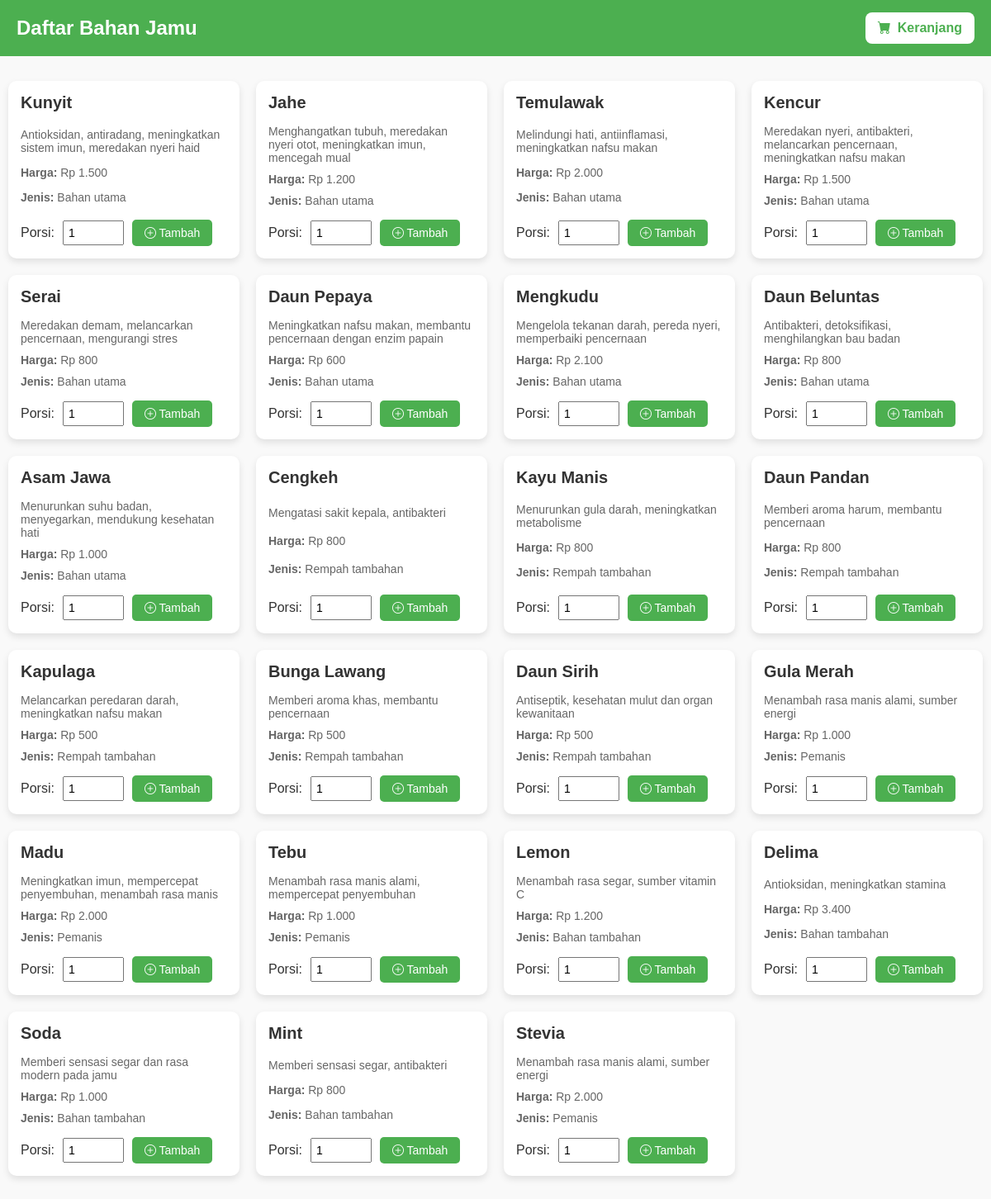
The page / on the database its author committed.
### tables this page shows
CREATE TABLE bahan (
  id INTEGER PRIMARY KEY,
  nama TEXT NOT NULL,
  deskripsi TEXT NOT NULL,
  harga INTEGER NOT NULL,
  jenis TEXT NOT NULL
);

### index.php (called while the page is built, shortened)
<?php
require_once "route.php";
require_once "model/Bahan.php";
get("/", function(){
    $bahan = Bahan::get();
    return include 'views/home.php';
});

### model/Bahan.php (called while the page is built, shortened)
<?php
class Bahan {
    private static function connect()
    {
        $db = new PDO("sqlite:" . __DIR__ . "/../database/database.db");
        $db->setAttribute(PDO::ATTR_ERRMODE, PDO::ERRMODE_EXCEPTION);
        return $db;
    }
    public static function get()
    {
        $db = self::connect();
        $stmt = $db->query("SELECT * FROM bahan");
        return $stmt->fetchAll(PDO::FETCH_ASSOC);
    }
}

### views/home.php (the view, shortened to what this page needs)
<!DOCTYPE html>
<html lang="en">
<head>
    <link href="https://cdn.jsdelivr.net/npm/bootstrap-icons/font/bootstrap-icons.css" rel="stylesheet">
    <link rel="stylesheet" href="../css/home.css">
</head>
<body>
    <header>
        <h1>Daftar Bahan Jamu</h1>
        <a href="/keranjang" class="cart-btn">
            <i class="bi bi-cart-fill"></i> Keranjang
        </a>
    </header>
    <div class="container">
        <?php foreach ($bahan as $b): ?>
            <div class="bahan-card">
                <h2><?= htmlspecialchars($b['nama']); ?></h2>
                <p><?= htmlspecialchars($b['deskripsi']); ?></p>
                <p><strong>Harga:</strong> Rp <?= number_format($b['harga'], 0, ',', '.'); ?></p>
                <p><strong>Jenis:</strong> <?= htmlspecialchars($b['jenis']); ?></p>
                <form action="/keranjang/tambah" method="POST">
                    <label for="porsi">Porsi:</label>
                    <input type="number" name="porsi" id="porsi" value="1" min="1">
                    <button type="submit">
                        <i class="bi bi-plus-circle"></i> Tambah
                    </button>
                </form>
            </div>
        <?php endforeach; ?>
    </div>
</body>
</html>

### route.php (shortened to what this page needs)
<?php
function route($route, $handler){
	$callback = $handler;
	$request_url =  filter_var($_SERVER['REQUEST_URI'], FILTER_SANITIZE_URL);
	$request_url = rtrim($request_url, '/');
	$request_url = strtok($request_url, '?');
	$route_parts = explode('/', $route);
	$request_url_parts = explode('/', $request_url);
	array_shift($route_parts);
	array_shift($request_url_parts);
	if ($route_parts[0] == '' && count($request_url_parts)== 0){
		if(is_callable($callback)){
			call_user_func_array($callback, []);
			exit();
		}
		exit();
	}
	exit();
}
function get($route, $handler){
	if ($_SERVER['REQUEST_METHOD'] == 'GET'){
		route($route, $handler);
	}
}

### css/home.css (style rules this page uses)
body { font-family: Arial, sans-serif; margin: 0; padding: 0; background: #f9f9f9; color: #333; }
header { background-color: #4caf50; color: white; padding: 15px 20px; display: flex; justify-content: space-between; align-items: center; }
header h1 { margin: 0; font-size: 24px; }
.cart-btn { background: white; color: #4caf50; padding: 10px 15px; border-radius: 8px; text-decoration: none; font-weight: bold; display: flex; align-items: center; gap: 8px; transition: 0.3s; }
.container { max-width: 1200px; margin: 20px auto; padding: 10px; display: grid; grid-template-columns: repeat(auto-fit, minmax(250px, 1fr)); gap: 20px; }
.bahan-card { background: white; border-radius: 10px; padding: 15px; box-shadow: 0 4px 8px rgba(0,0,0,0.1); display: flex; flex-direction: column; justify-content: space-between; }
.bahan-card h2 { margin: 0 0 10px; font-size: 20px; color: #333; }
.bahan-card p { margin: 5px 0; font-size: 14px; color: #666; }
form { margin-top: 10px; display: flex; gap: 10px; align-items: center; }
input[type="number"] { width: 60px; padding: 5px; font-size: 14px; }
button { background: #4caf50; color: white; border: none; padding: 8px 15px; border-radius: 5px; cursor: pointer; font-size: 14px; transition: background 0.3s; }

### rows shown on the page
bahan: nama "Kunyit", deskripsi "Antioksidan, antiradang, meningkatkan sistem imun, meredakan nyeri haid", harga "1.500", jenis "Bahan utama"
bahan: nama "Jahe", deskripsi "Menghangatkan tubuh, meredakan nyeri otot, meningkatkan imun, mencegah mual", harga "1.200", jenis "Bahan utama"
bahan: nama "Temulawak", deskripsi "Melindungi hati, antiinflamasi, meningkatkan nafsu makan", harga "2.000", jenis "Bahan utama"
bahan: nama "Kencur", deskripsi "Meredakan nyeri, antibakteri, melancarkan pencernaan, meningkatkan nafsu makan", harga "1.500", jenis "Bahan utama"
bahan: nama "Serai", deskripsi "Meredakan demam, melancarkan pencernaan, mengurangi stres", harga "800", jenis "Bahan utama"
bahan: nama "Daun Pepaya", deskripsi "Meningkatkan nafsu makan, membantu pencernaan dengan enzim papain", harga "600", jenis "Bahan utama"
bahan: nama "Mengkudu", deskripsi "Mengelola tekanan darah, pereda nyeri, memperbaiki pencernaan", harga "2.100", jenis "Bahan utama"
bahan: nama "Daun Beluntas", deskripsi "Antibakteri, detoksifikasi, menghilangkan bau badan", harga "800", jenis "Bahan utama"
bahan: nama "Asam Jawa", deskripsi "Menurunkan suhu badan, menyegarkan, mendukung kesehatan hati", harga "1.000", jenis "Bahan utama"
bahan: nama "Cengkeh", deskripsi "Mengatasi sakit kepala, antibakteri", harga "800", jenis "Rempah tambahan"
bahan: nama "Kayu Manis", deskripsi "Menurunkan gula darah, meningkatkan metabolisme", harga "800", jenis "Rempah tambahan"
bahan: nama "Daun Pandan", deskripsi "Memberi aroma harum, membantu pencernaan", harga "800", jenis "Rempah tambahan"
bahan: nama "Kapulaga", deskripsi "Melancarkan peredaran darah, meningkatkan nafsu makan", harga "500", jenis "Rempah tambahan"
bahan: nama "Bunga Lawang", deskripsi "Memberi aroma khas, membantu pencernaan", harga "500", jenis "Rempah tambahan"
bahan: nama "Daun Sirih", deskripsi "Antiseptik, kesehatan mulut dan organ kewanitaan", harga "500", jenis "Rempah tambahan"
bahan: nama "Gula Merah", deskripsi "Menambah rasa manis alami, sumber energi", harga "1.000", jenis "Pemanis"
bahan: nama "Madu", deskripsi "Meningkatkan imun, mempercepat penyembuhan, menambah rasa manis", harga "2.000", jenis "Pemanis"
bahan: nama "Tebu", deskripsi "Menambah rasa manis alami, mempercepat penyembuhan", harga "1.000", jenis "Pemanis"
bahan: nama "Lemon", deskripsi "Menambah rasa segar, sumber vitamin C", harga "1.200", jenis "Bahan tambahan"
bahan: nama "Delima", deskripsi "Antioksidan, meningkatkan stamina", harga "3.400", jenis "Bahan tambahan"
bahan: nama "Soda", deskripsi "Memberi sensasi segar dan rasa modern pada jamu", harga "1.000", jenis "Bahan tambahan"
bahan: nama "Mint", deskripsi "Memberi sensasi segar, antibakteri", harga "800", jenis "Bahan tambahan"
bahan: nama "Stevia", deskripsi "Menambah rasa manis alami, sumber energi", harga "2.000", jenis "Pemanis"
